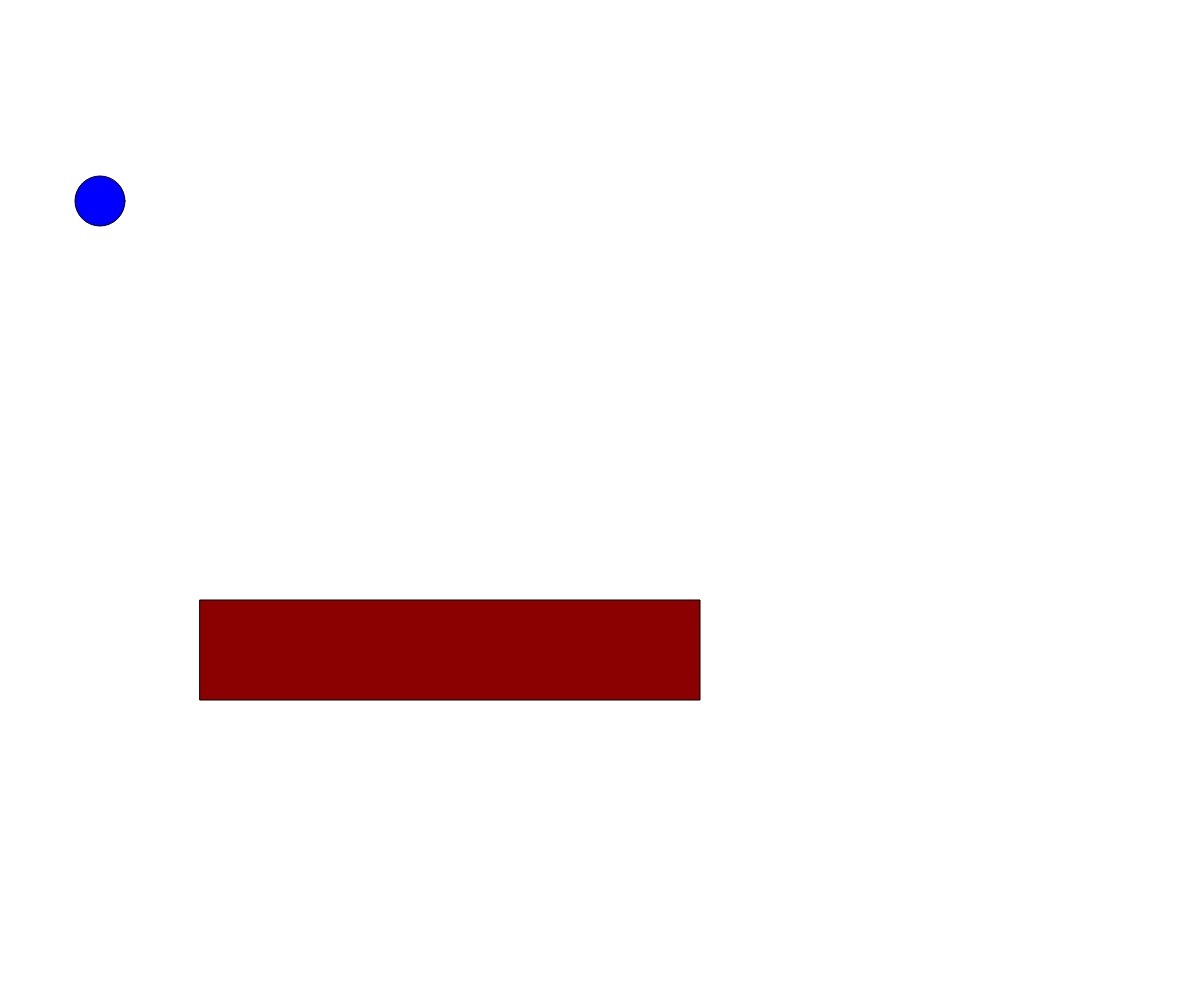
Frame 1 (no input)
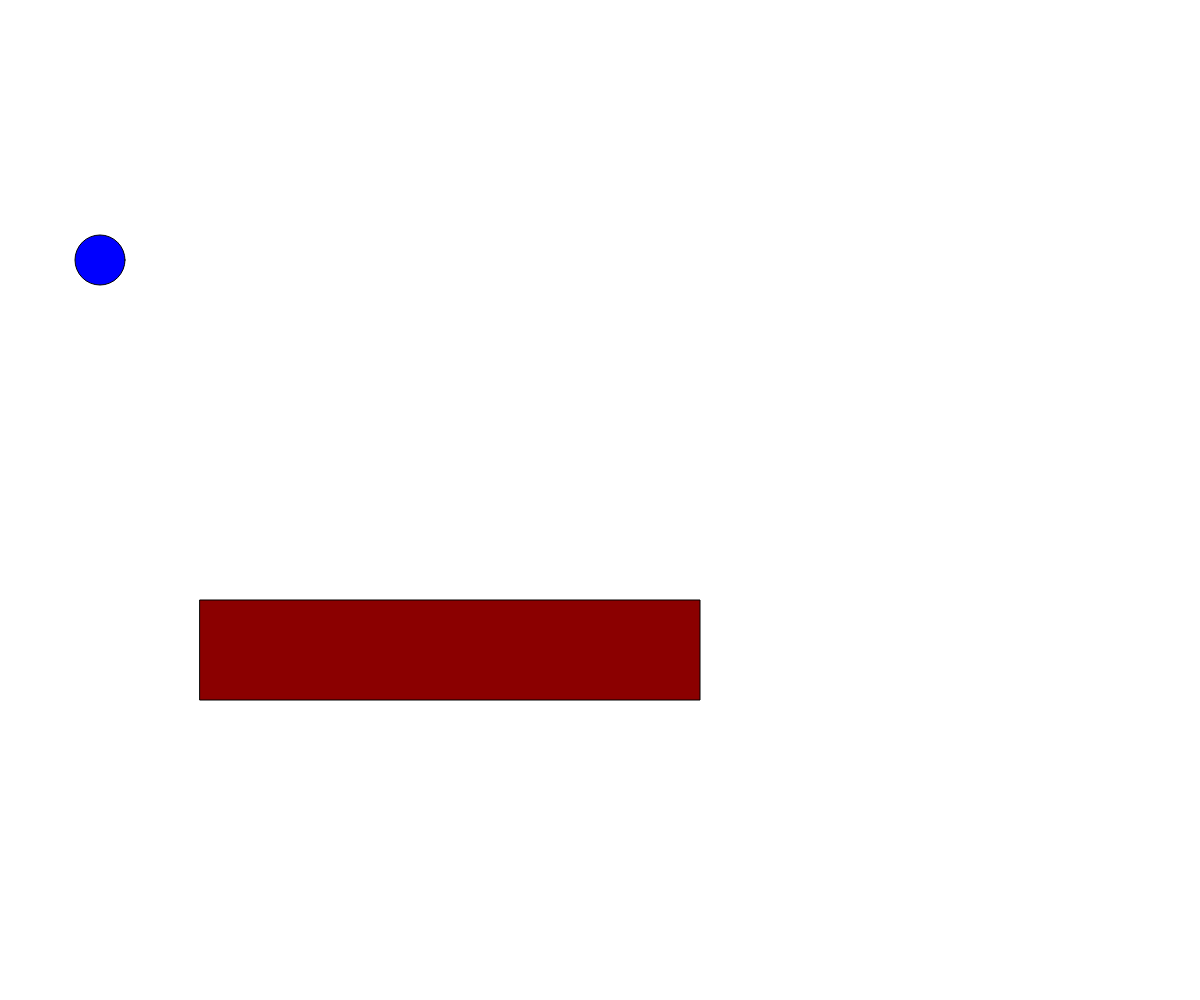
Frame 60 (no input)
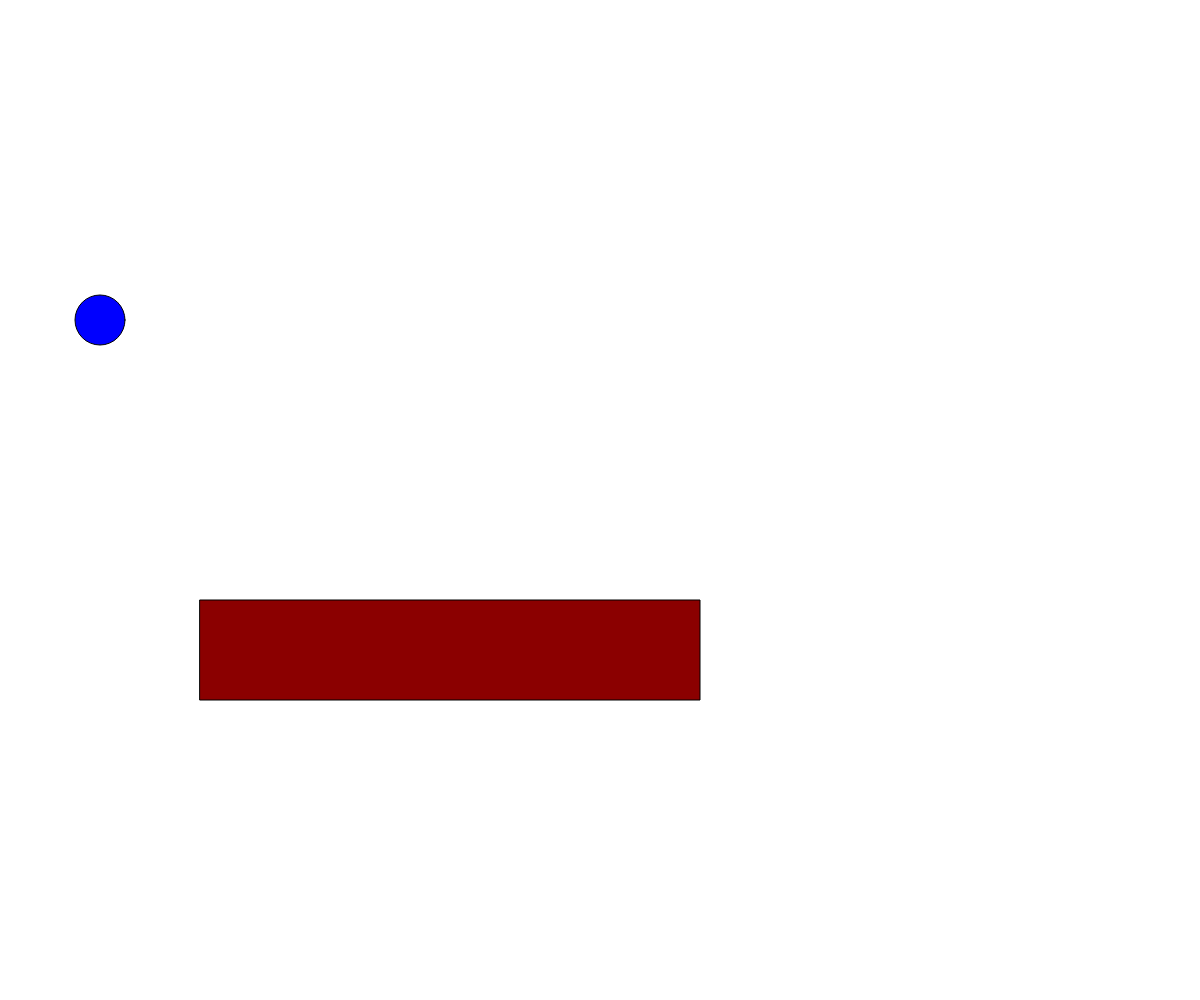
Frame 120 (the mouse pressed at the canvas centre since frame 60)

The p5.js sketch that drew these frames (run headless with seeded random() and noise() and a simulated clock; from frame 60 on, the mouse is pressed at the canvas centre):

// p5.js sketch
// ── sketch.js
// let speed = 1;
// let s = 200;
// let t = 100;


const canvasWidth = window.innerWidth;
const canvasHeight = window.innerHeight; 


  

function setup() {
    createCanvas(canvasWidth, canvasHeight);
}

// In p5.js, if you create a function called "draw",
// the function will be invoked over and over again
// in an animation loop (which is part of how p5.js 
// works).

const platform = {
    x: 200, 
    y: 600, 
    width: 500,
    height: 100,
    speed: 1,
    color: 'darkRed'
}

const player = {
    x: 100,
    y: 200,
    width: 50,
    speed: 1,
    color: 'blue'
}


function draw(){
    
    clear();
    player.y += player.speed;
    
    // draw player:
    fill(player.color);
    circle(player.x, player.y, player.width);

    // draw platform:
    fill(platform.color)
    rect(platform.x, platform.y, platform.width, platform.height);

    

    const topPlayer = player.y - player.width / 2;
    const bottomPlayer = player.y + player.width / 2;
    const rightPlayer = player.x + player.width / 2;
    const leftPlayer = player.x - player.width / 2;

    const topPlatform = platform.y;
    const bottomPlatform = platform.y + platform.height;
    const leftPlatform = platform.x;
    const rightPlatform = platform.x + platform.width;
       
    if (
        bottomPlayer >= topPlatform && 
        rightPlayer >= leftPlatform &&
        leftPlayer <= rightPlatform &&
        topPlayer <= bottomPlatform
        ){
        player.color = 'red';
        player.speed = 0;
    } else {
        player.speed = 1;
        player.color = 'blue';
    }

}

function moveController (ev) {
    console.log(ev.code);
    if (ev.code==='ArrowLeft') {
        player.x=player.x-20;
    }


    if (ev.code ==='ArrowRight') {
        player.x=player.x+20;

    }


    if (ev.code ==='BrowserForward') {
        player.x=player.x+20;
        player.y=player.y-20;

    }

    if (ev.code ==='BrowserBack') {
        player.x=player.x-20;
        player.y=player.y-20;

    }


    if (ev.code ==='ArrowUp') {
        player.y=player.y-20;
    }

    if (ev.code ==='ArrowDown') {
        player.y=player.y+20;
    }
    
    if (ev.code ==='Space') {
        player.width=player.width+10;
    }
    
    if (ev.code ==='KeyM') {
        player.width=player.width-10;
    }
    
    if (ev.code ==='KeyR') {
        player.color ='red';
    }
    if (ev.code ==='KeyY') {
        player.color ='yellow';
    }
    if (ev.code ==='KeyB') {
        player.color ='blue';
    }
}
document.addEventListener('keydown', moveController);
